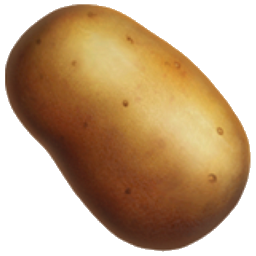
#> input picture Resources/potato.png, 256 x 256 px
$ python compress_backgrounds.py -i ../Resources -o out
#> lines starting #> are read from the running program, lines starting #| are printed output that depends on the picture
import os
from PIL import Image
from argparse import ArgumentParser


if __name__ == '__main__':
    parser = ArgumentParser()
    parser.add_argument('--indir', '-i', help='Input directory', type=str, required=True)
    parser.add_argument('--outdir', '-o', help='Output directory', type=str, required=True)
    args = parser.parse_args()

    if not os.path.exists(args.outdir):
        os.makedirs(args.outdir)

    for f in os.listdir(args.indir):
        in_file = os.path.join(args.indir, f)
        if not os.path.isfile(in_file):
            continue
        img = Image.open(os.path.join(args.indir, f))
#> img is the input picture: PIL image 256x256 RGBA; mean R, G, B, A 98.4, 69.6, 37.7, 158.6
        img = img.resize((1280, 720), resample=Image.Resampling.BICUBIC)
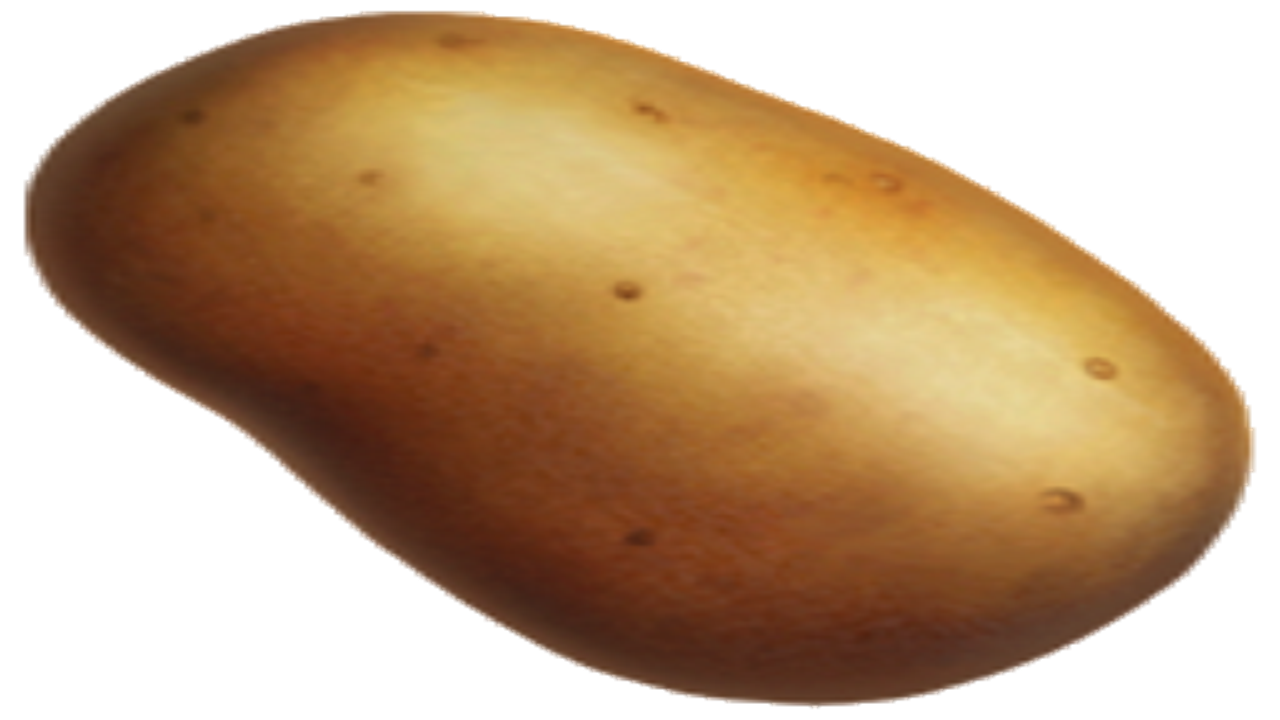
#> img: PIL image 1280x720 RGBA; mean R, G, B, A 100, 71, 39, 158.6; transparent parts drawn white
        filename, ext = os.path.splitext(f)
#> (the run stopped early here; a loop or call above may not have finished)
